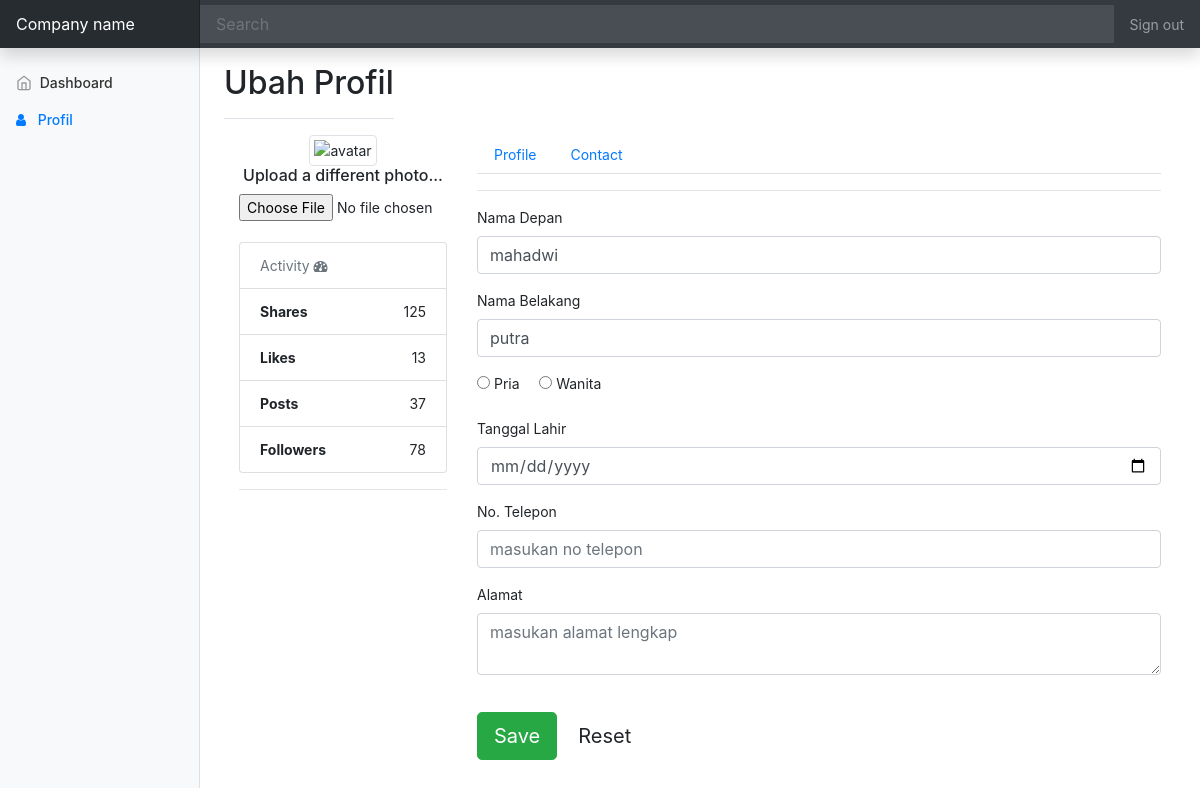
The page /tugas/syn_cepat/admin/index.php?page=profil (signed in) on the database its author committed.
### tables this page shows
CREATE TABLE `users` (
  `id_user` int(11) NOT NULL,
  `username` varchar(100) DEFAULT NULL,
  `email` varchar(100) DEFAULT NULL,
  `password` varchar(100) DEFAULT NULL,
  `created_at` timestamp NULL DEFAULT NULL,
  `updated_at` timestamp NULL DEFAULT NULL,
  `login_at` timestamp NULL DEFAULT NULL,
  `aktif` enum('Y','N') DEFAULT NULL,
  `id_role` int(1) DEFAULT NULL
);

CREATE TABLE `users_profile` (
  `id_profil` int(11) NOT NULL,
  `nama_depan` varchar(50) DEFAULT NULL,
  `nama_belakang` varchar(50) DEFAULT NULL,
  `tgl_lahir` date DEFAULT NULL,
  `jk` enum('Pria','Wanita') DEFAULT NULL,
  `alamat` varchar(200) DEFAULT NULL,
  `kontak` varchar(20) DEFAULT NULL,
  `foto` varchar(100) DEFAULT 'default.png',
  `id_user` int(11) DEFAULT NULL
);

### tugas/syn_cepat/admin/koneksi/function-admin.php (called while the page is built, shortened)
<?php
require '../koneksi/koneksi.php';
function dataUsersById($iduser)
{
  global $konek;
  $sql = "SELECT * FROM users inner join users_profile on users.id_user=users_profile.id_user inner join users_role on users.id_role=users_role.id_role WHERE users.id_user='$iduser' order by created_at asc";
  $query = mysqli_query($konek, $sql);
  $data = mysqli_fetch_assoc($query);
  return $data;
}

### tugas/syn_cepat/admin/view/profil.php (the view, shortened to what this page needs)
<?php
$data = dataUsersById($_SESSION['idUser']);
?>
<div class="container bootstrap snippet">
  <div class="row">
    <div class="d-flex justify-content-between flex-wrap flex-md-nowrap align-items-center pt-3 pb-2 mb-3 border-bottom">
      <h1 class="h2">Ubah Profil</h1>
    </div>
  </div>
  <div class="row">
    <div class="col-sm-3">
      <form class="form" action="?page=act-profil" method="post" enctype="multipart/form-data">
        <div class="text-center">
          <img src="http://ssl.gstatic.com/accounts/ui/avatar_2x.png" class="avatar img-circle img-thumbnail" alt="avatar">
          <h6>Upload a different photo...</h6>
          <input type="file" name="fotoProfil" class="text-center center-block file-upload">
        </div>
        </hr><br>
        <ul class="list-group">
          <li class="list-group-item text-muted">Activity <i class="fa fa-dashboard fa-1x"></i></li>
          <li class="list-group-item text-right"><span class="pull-left"><strong>Shares</strong></span> 125</li>
          <li class="list-group-item text-right"><span class="pull-left"><strong>Likes</strong></span> 13</li>
          <li class="list-group-item text-right"><span class="pull-left"><strong>Posts</strong></span> 37</li>
          <li class="list-group-item text-right"><span class="pull-left"><strong>Followers</strong></span> 78</li>
        </ul>
        <hr>
    </div>
    <div class="col-sm-9">
      <ul class="nav nav-tabs" id="myTab" role="tablist">
        <li class="nav-item" role="presentation">
          <a class="nav-link" id="profile-tab" data-toggle="tab" href="#profile" role="tab" aria-controls="profile" aria-selected="false">Profile</a>
        </li>
        <li class="nav-item" role="presentation">
          <a class="nav-link" id="contact-tab" data-toggle="tab" href="#contact" role="tab" aria-controls="contact" aria-selected="false">Contact</a>
        </li>
      </ul>
      <div class="tab-content" id="myTabContent">
        <div class="tab-pane fade show active" id="profile" role="tabpanel" aria-labelledby="profile-tab">
          <hr>
          <div class="form-group">
            <div class="col-xs-6">
              <label for="namaDepan">Nama Depan</label>
              <input type="text" class="form-control" name="namaDepan" id="namaDepan" placeholder="nama depan" title="enter your first name if any." value="<?= $data['nama_depan'] ?>">
            </div>
          </div>
          <div class="form-group">
            <div class="col-xs-6">
              <label for="namaBelakang">Nama Belakang</label>
              <input type="text" class="form-control" name="namaBelakang" id="namaBelakang" placeholder="nama belakang" title="enter your last name if any." value="<?= $data['nama_belakang'] ?>">
            </div>
          </div>
          <div class="form-group">
            <div class="col-xs-6">
              <input type="radio" name="jk" id="pria" value="Pria" <?= $data['jk'] == 'Pria' ? 'checked' : '' ?>>
              <label for="pria">Pria</label> &nbsp;&nbsp;&nbsp;
              <input type="radio" name="jk" id="wanita" value="Wanita" <?= $data['jk'] == 'Wanita' ? 'checked' : '' ?>>
              <label for="wanita">Wanita</label>
            </div>
          </div>
          <div class="form-group">
            <div class="col-xs-6">
              <label for="tglLahir">Tanggal Lahir</label>
              <input type="date" class="form-control" name="tglLahir" id="tglLahir" placeholder="dd/mm/yy" title="enter your last name if any." value="<?= $data['tgl_lahir'] ?>">
            </div>
          </div>
          <div class="form-group">
            <div class="col-xs-6">
              <label for="noTelp">No. Telepon</label>
              <input type="text" class="form-control" name="noTelp" id="noTelp" placeholder="masukan no telepon" title="enter your phone number if any." value="<?= $data['kontak'] ?>">
            </div>
          </div>
          <div class="form-group">
            <div class="col-xs-6">
              <label for="alamat">Alamat</label>
              <textarea class="form-control" name="alamat" id="alamat" placeholder="masukan alamat lengkap" title="enter your email."><?= $data['alamat'] ?></textarea>
            </div>
          </div>
          <div class="form-group">
            <div class="col-xs-12">
              <br>
              <button class="btn btn-lg btn-success" type="submit" name="ubahProfil"><i class="glyphicon glyphicon-ok-sign"></i> Save</button>
              <button class="btn btn-lg" type="reset"><i class="glyphicon glyphicon-repeat"></i> Reset</button>
            </div>
          </div>
        </div>
      </div>
    </div>
  </div>

### tugas/syn_cepat/css/dashboard.css (style rules this page uses)
body { font-size: .875rem; }

### rows shown on the page
users: namaDepan "mahadwi", namaBelakang "putra"
users_profile: jk "☐ Pria", jk "☐ Wanita"
